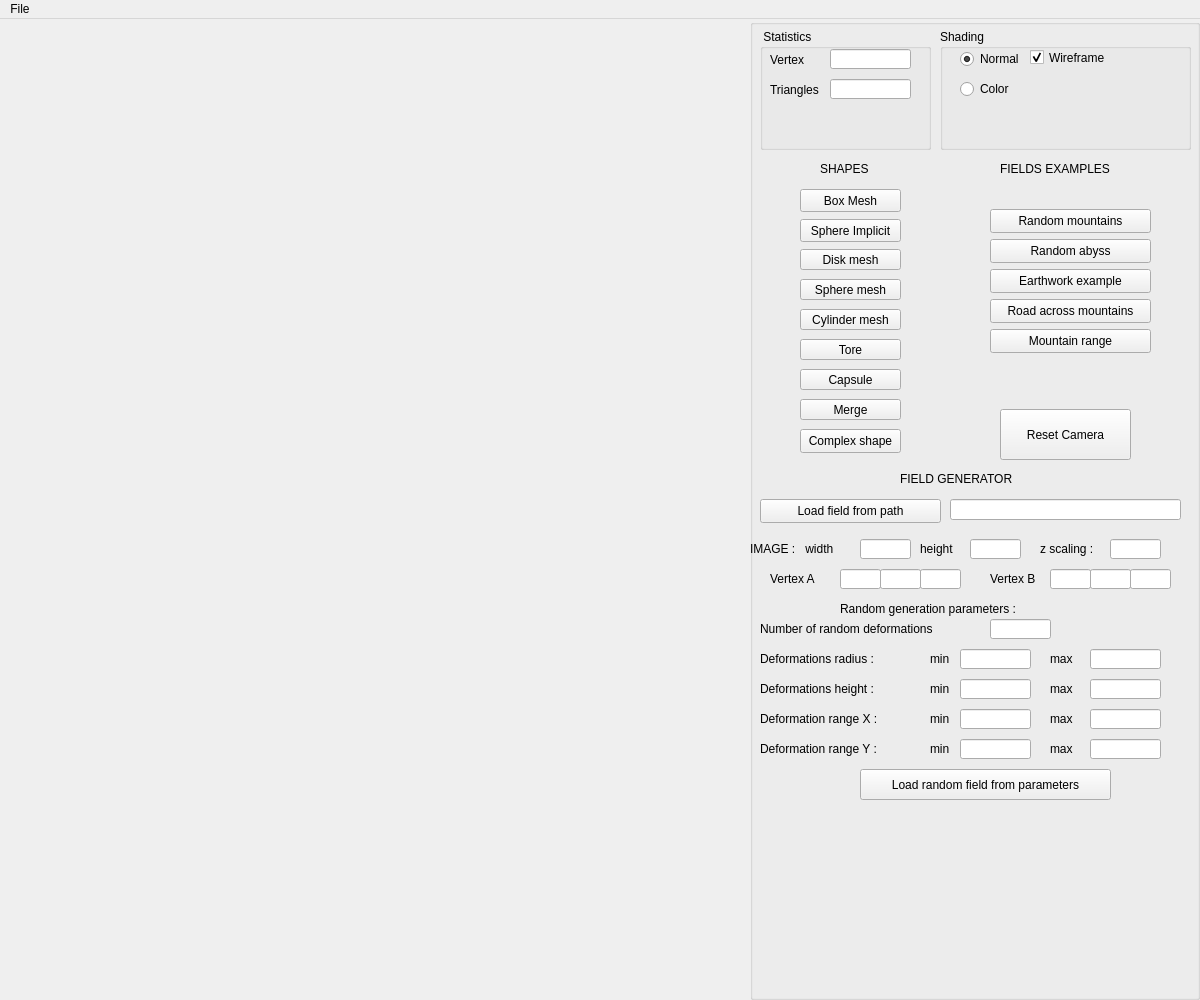
<?xml version="1.0" encoding="UTF-8"?>
<ui version="4.0">
 <class>Assets</class>
 <widget class="QMainWindow" name="Assets">
  <property name="geometry">
   <rect>
    <x>0</x>
    <y>0</y>
    <width>1200</width>
    <height>1000</height>
   </rect>
  </property>
  <property name="minimumSize">
   <size>
    <width>420</width>
    <height>300</height>
   </size>
  </property>
  <property name="windowTitle">
   <string>Implicit Terrain</string>
  </property>
  <widget class="QWidget" name="centralwidget">
   <layout class="QHBoxLayout">
    <property name="spacing">
     <number>0</number>
    </property>
    <property name="leftMargin">
     <number>0</number>
    </property>
    <property name="topMargin">
     <number>0</number>
    </property>
    <property name="rightMargin">
     <number>0</number>
    </property>
    <property name="bottomMargin">
     <number>0</number>
    </property>
    <item>
     <widget class="QWidget" name="widget_GL" native="true"/>
    </item>
    <item>
     <widget class="QGroupBox" name="Parameters_groupBox">
      <property name="sizePolicy">
       <sizepolicy hsizetype="Maximum" vsizetype="Minimum">
        <horstretch>0</horstretch>
        <verstretch>0</verstretch>
       </sizepolicy>
      </property>
      <property name="minimumSize">
       <size>
        <width>450</width>
        <height>141</height>
       </size>
      </property>
      <property name="title">
       <string/>
      </property>
      <widget class="QGroupBox" name="groupBox_4">
       <property name="geometry">
        <rect>
         <x>10</x>
         <y>10</y>
         <width>171</width>
         <height>121</height>
        </rect>
       </property>
       <property name="title">
        <string> Statistics</string>
       </property>
       <widget class="QLabel" name="label_2">
        <property name="geometry">
         <rect>
          <x>10</x>
          <y>20</y>
          <width>61</width>
          <height>21</height>
         </rect>
        </property>
        <property name="text">
         <string>Vertex</string>
        </property>
       </widget>
       <widget class="QLineEdit" name="lineEdit_2">
        <property name="geometry">
         <rect>
          <x>70</x>
          <y>50</y>
          <width>81</width>
          <height>20</height>
         </rect>
        </property>
        <property name="alignment">
         <set>Qt::AlignRight|Qt::AlignTrailing|Qt::AlignVCenter</set>
        </property>
       </widget>
       <widget class="QLabel" name="label_3">
        <property name="geometry">
         <rect>
          <x>10</x>
          <y>50</y>
          <width>61</width>
          <height>21</height>
         </rect>
        </property>
        <property name="text">
         <string>Triangles</string>
        </property>
       </widget>
       <widget class="QLineEdit" name="lineEdit">
        <property name="geometry">
         <rect>
          <x>70</x>
          <y>20</y>
          <width>81</width>
          <height>20</height>
         </rect>
        </property>
        <property name="text">
         <string/>
        </property>
        <property name="alignment">
         <set>Qt::AlignRight|Qt::AlignTrailing|Qt::AlignVCenter</set>
        </property>
       </widget>
      </widget>
      <widget class="QGroupBox" name="groupBox_13">
       <property name="geometry">
        <rect>
         <x>190</x>
         <y>10</y>
         <width>251</width>
         <height>121</height>
        </rect>
       </property>
       <property name="title">
        <string>Shading</string>
       </property>
       <widget class="QRadioButton" name="radioShadingButton_1">
        <property name="geometry">
         <rect>
          <x>20</x>
          <y>20</y>
          <width>61</width>
          <height>20</height>
         </rect>
        </property>
        <property name="text">
         <string>Normal</string>
        </property>
        <property name="checked">
         <bool>true</bool>
        </property>
       </widget>
       <widget class="QCheckBox" name="wireframe">
        <property name="geometry">
         <rect>
          <x>90</x>
          <y>20</y>
          <width>81</width>
          <height>17</height>
         </rect>
        </property>
        <property name="text">
         <string>Wireframe</string>
        </property>
        <property name="checked">
         <bool>true</bool>
        </property>
       </widget>
       <widget class="QRadioButton" name="radioShadingButton_2">
        <property name="geometry">
         <rect>
          <x>20</x>
          <y>50</y>
          <width>61</width>
          <height>20</height>
         </rect>
        </property>
        <property name="text">
         <string>Color</string>
        </property>
        <property name="checked">
         <bool>false</bool>
        </property>
       </widget>
      </widget>
      <widget class="QPushButton" name="toreMesh">
       <property name="geometry">
        <rect>
         <x>50</x>
         <y>320</y>
         <width>101</width>
         <height>21</height>
        </rect>
       </property>
       <property name="text">
        <string>Tore</string>
       </property>
      </widget>
      <widget class="QPushButton" name="sphereMesh">
       <property name="geometry">
        <rect>
         <x>50</x>
         <y>260</y>
         <width>101</width>
         <height>21</height>
        </rect>
       </property>
       <property name="text">
        <string>Sphere mesh</string>
       </property>
      </widget>
      <widget class="QPushButton" name="diskMesh">
       <property name="geometry">
        <rect>
         <x>50</x>
         <y>230</y>
         <width>101</width>
         <height>21</height>
        </rect>
       </property>
       <property name="text">
        <string>Disk mesh</string>
       </property>
      </widget>
      <widget class="QPushButton" name="sphereImplicit">
       <property name="geometry">
        <rect>
         <x>50</x>
         <y>200</y>
         <width>101</width>
         <height>23</height>
        </rect>
       </property>
       <property name="toolTip">
        <string>&lt;!DOCTYPE HTML PUBLIC &quot;-//W3C//DTD HTML 4.0//EN&quot; &quot;http://www.w3.org/TR/REC-html40/strict.dtd&quot;&gt;
&lt;html&gt;&lt;head&gt;&lt;meta name=&quot;qrichtext&quot; content=&quot;1&quot; /&gt;&lt;style type=&quot;text/css&quot;&gt;
p, li { white-space: pre-wrap; }
&lt;/style&gt;&lt;/head&gt;&lt;body style=&quot; font-family:'MS Shell Dlg 2'; font-size:8pt; font-weight:400; font-style:normal;&quot;&gt;
&lt;p style=&quot; margin-top:0px; margin-bottom:0px; margin-left:0px; margin-right:0px; -qt-block-indent:0; text-indent:0px;&quot;&gt;&lt;span style=&quot; color:#5500ff;&quot;&gt;Callback #01&lt;/span&gt;&lt;/p&gt;
&lt;p style=&quot; margin-top:0px; margin-bottom:0px; margin-left:0px; margin-right:0px; -qt-block-indent:0; text-indent:0px;&quot;&gt;&lt;span style=&quot; font-style:italic; color:#aa00ff;&quot;&gt;Create Eurographics 1996 Bear&lt;/span&gt;&lt;/p&gt;&lt;/body&gt;&lt;/html&gt;</string>
       </property>
       <property name="text">
        <string>Sphere Implicit</string>
       </property>
       <property name="checkable">
        <bool>false</bool>
       </property>
      </widget>
      <widget class="QPushButton" name="boxMesh">
       <property name="geometry">
        <rect>
         <x>50</x>
         <y>170</y>
         <width>101</width>
         <height>23</height>
        </rect>
       </property>
       <property name="toolTip">
        <string>&lt;!DOCTYPE HTML PUBLIC &quot;-//W3C//DTD HTML 4.0//EN&quot; &quot;http://www.w3.org/TR/REC-html40/strict.dtd&quot;&gt;
&lt;html&gt;&lt;head&gt;&lt;meta name=&quot;qrichtext&quot; content=&quot;1&quot; /&gt;&lt;style type=&quot;text/css&quot;&gt;
p, li { white-space: pre-wrap; }
&lt;/style&gt;&lt;/head&gt;&lt;body style=&quot; font-family:'MS Shell Dlg 2'; font-size:8pt; font-weight:400; font-style:normal;&quot;&gt;
&lt;p style=&quot; margin-top:0px; margin-bottom:0px; margin-left:0px; margin-right:0px; -qt-block-indent:0; text-indent:0px;&quot;&gt;&lt;span style=&quot; color:#5500ff;&quot;&gt;Callback #01&lt;/span&gt;&lt;/p&gt;
&lt;p style=&quot; margin-top:0px; margin-bottom:0px; margin-left:0px; margin-right:0px; -qt-block-indent:0; text-indent:0px;&quot;&gt;&lt;span style=&quot; font-style:italic; color:#aa00ff;&quot;&gt;Create Eurographics 1996 Bear&lt;/span&gt;&lt;/p&gt;&lt;/body&gt;&lt;/html&gt;</string>
       </property>
       <property name="text">
        <string>Box Mesh</string>
       </property>
       <property name="checkable">
        <bool>false</bool>
       </property>
      </widget>
      <widget class="QPushButton" name="resetcameraButton">
       <property name="geometry">
        <rect>
         <x>250</x>
         <y>390</y>
         <width>131</width>
         <height>51</height>
        </rect>
       </property>
       <property name="toolTip">
        <string>&lt;html&gt;&lt;head/&gt;&lt;body&gt;&lt;p&gt;&lt;span style=&quot; color:#5500ff;&quot;&gt;Callback #03&lt;/span&gt;&lt;/p&gt;&lt;p&gt;&lt;span style=&quot; font-style:italic; color:#aa00ff;&quot;&gt;Create Eurographics 1996 Bird&lt;/span&gt;&lt;/p&gt;&lt;/body&gt;&lt;/html&gt;</string>
       </property>
       <property name="text">
        <string>Reset Camera</string>
       </property>
       <property name="checkable">
        <bool>true</bool>
       </property>
       <property name="autoDefault">
        <bool>false</bool>
       </property>
       <property name="default">
        <bool>false</bool>
       </property>
       <property name="flat">
        <bool>false</bool>
       </property>
      </widget>
      <widget class="QPushButton" name="merge">
       <property name="geometry">
        <rect>
         <x>50</x>
         <y>380</y>
         <width>101</width>
         <height>21</height>
        </rect>
       </property>
       <property name="text">
        <string>Merge</string>
       </property>
      </widget>
      <widget class="QPushButton" name="capsuleMesh">
       <property name="geometry">
        <rect>
         <x>50</x>
         <y>350</y>
         <width>101</width>
         <height>21</height>
        </rect>
       </property>
       <property name="text">
        <string>Capsule</string>
       </property>
      </widget>
      <widget class="QPushButton" name="complexShap">
       <property name="geometry">
        <rect>
         <x>50</x>
         <y>410</y>
         <width>101</width>
         <height>24</height>
        </rect>
       </property>
       <property name="text">
        <string>Complex shape</string>
       </property>
      </widget>
      <widget class="QPushButton" name="fieldMesh">
       <property name="geometry">
        <rect>
         <x>240</x>
         <y>190</y>
         <width>161</width>
         <height>24</height>
        </rect>
       </property>
       <property name="text">
        <string>Random mountains</string>
       </property>
      </widget>
      <widget class="QLabel" name="label">
       <property name="geometry">
        <rect>
         <x>250</x>
         <y>140</y>
         <width>151</width>
         <height>20</height>
        </rect>
       </property>
       <property name="text">
        <string>FIELDS EXAMPLES</string>
       </property>
      </widget>
      <widget class="QLabel" name="label_4">
       <property name="geometry">
        <rect>
         <x>70</x>
         <y>140</y>
         <width>63</width>
         <height>20</height>
        </rect>
       </property>
       <property name="text">
        <string>SHAPES</string>
       </property>
      </widget>
      <widget class="QPushButton" name="abyss_mesh">
       <property name="geometry">
        <rect>
         <x>240</x>
         <y>220</y>
         <width>161</width>
         <height>24</height>
        </rect>
       </property>
       <property name="text">
        <string>Random abyss</string>
       </property>
      </widget>
      <widget class="QPushButton" name="ew_mesh">
       <property name="geometry">
        <rect>
         <x>240</x>
         <y>250</y>
         <width>161</width>
         <height>24</height>
        </rect>
       </property>
       <property name="text">
        <string>Earthwork example</string>
       </property>
      </widget>
      <widget class="QPushButton" name="road_mesh">
       <property name="geometry">
        <rect>
         <x>240</x>
         <y>280</y>
         <width>161</width>
         <height>24</height>
        </rect>
       </property>
       <property name="text">
        <string>Road across mountains</string>
       </property>
      </widget>
      <widget class="QPushButton" name="mountain_mesh">
       <property name="geometry">
        <rect>
         <x>240</x>
         <y>310</y>
         <width>161</width>
         <height>24</height>
        </rect>
       </property>
       <property name="text">
        <string>Mountain range</string>
       </property>
      </widget>
      <widget class="QPushButton" name="cylinderMesh">
       <property name="geometry">
        <rect>
         <x>50</x>
         <y>290</y>
         <width>101</width>
         <height>21</height>
        </rect>
       </property>
       <property name="text">
        <string>Cylinder mesh</string>
       </property>
      </widget>
      <widget class="QLineEdit" name="imagePath">
       <property name="geometry">
        <rect>
         <x>200</x>
         <y>480</y>
         <width>231</width>
         <height>21</height>
        </rect>
       </property>
       <property name="text">
        <string/>
       </property>
       <property name="alignment">
        <set>Qt::AlignRight|Qt::AlignTrailing|Qt::AlignVCenter</set>
       </property>
      </widget>
      <widget class="QPushButton" name="loadFromPath">
       <property name="geometry">
        <rect>
         <x>10</x>
         <y>480</y>
         <width>181</width>
         <height>24</height>
        </rect>
       </property>
       <property name="text">
        <string>Load field from path</string>
       </property>
      </widget>
      <widget class="QLabel" name="infos">
       <property name="geometry">
        <rect>
         <x>10</x>
         <y>790</y>
         <width>431</width>
         <height>16</height>
        </rect>
       </property>
       <property name="text">
        <string/>
       </property>
      </widget>
      <widget class="QLineEdit" name="width">
       <property name="geometry">
        <rect>
         <x>110</x>
         <y>520</y>
         <width>51</width>
         <height>20</height>
        </rect>
       </property>
       <property name="text">
        <string/>
       </property>
       <property name="alignment">
        <set>Qt::AlignRight|Qt::AlignTrailing|Qt::AlignVCenter</set>
       </property>
      </widget>
      <widget class="QLabel" name="label_5">
       <property name="geometry">
        <rect>
         <x>150</x>
         <y>450</y>
         <width>131</width>
         <height>20</height>
        </rect>
       </property>
       <property name="text">
        <string>FIELD GENERATOR</string>
       </property>
      </widget>
      <widget class="QPushButton" name="fieldFromParam">
       <property name="geometry">
        <rect>
         <x>110</x>
         <y>750</y>
         <width>251</width>
         <height>31</height>
        </rect>
       </property>
       <property name="text">
        <string>Load random field from parameters</string>
       </property>
      </widget>
      <widget class="QLineEdit" name="height">
       <property name="geometry">
        <rect>
         <x>220</x>
         <y>520</y>
         <width>51</width>
         <height>20</height>
        </rect>
       </property>
       <property name="text">
        <string/>
       </property>
       <property name="alignment">
        <set>Qt::AlignRight|Qt::AlignTrailing|Qt::AlignVCenter</set>
       </property>
      </widget>
      <widget class="QLabel" name="label_6">
       <property name="geometry">
        <rect>
         <x>0</x>
         <y>520</y>
         <width>101</width>
         <height>20</height>
        </rect>
       </property>
       <property name="text">
        <string>IMAGE :   width </string>
       </property>
      </widget>
      <widget class="QLabel" name="label_7">
       <property name="geometry">
        <rect>
         <x>170</x>
         <y>520</y>
         <width>41</width>
         <height>20</height>
        </rect>
       </property>
       <property name="text">
        <string>height </string>
       </property>
      </widget>
      <widget class="QLabel" name="label_8">
       <property name="geometry">
        <rect>
         <x>20</x>
         <y>550</y>
         <width>61</width>
         <height>20</height>
        </rect>
       </property>
       <property name="text">
        <string>Vertex A</string>
       </property>
      </widget>
      <widget class="QLabel" name="label_9">
       <property name="geometry">
        <rect>
         <x>240</x>
         <y>550</y>
         <width>61</width>
         <height>20</height>
        </rect>
       </property>
       <property name="text">
        <string>Vertex B</string>
       </property>
      </widget>
      <widget class="QLineEdit" name="xA">
       <property name="geometry">
        <rect>
         <x>90</x>
         <y>550</y>
         <width>41</width>
         <height>20</height>
        </rect>
       </property>
       <property name="text">
        <string/>
       </property>
       <property name="alignment">
        <set>Qt::AlignRight|Qt::AlignTrailing|Qt::AlignVCenter</set>
       </property>
      </widget>
      <widget class="QLineEdit" name="yA">
       <property name="geometry">
        <rect>
         <x>130</x>
         <y>550</y>
         <width>41</width>
         <height>20</height>
        </rect>
       </property>
       <property name="text">
        <string/>
       </property>
       <property name="alignment">
        <set>Qt::AlignRight|Qt::AlignTrailing|Qt::AlignVCenter</set>
       </property>
      </widget>
      <widget class="QLineEdit" name="zA">
       <property name="geometry">
        <rect>
         <x>170</x>
         <y>550</y>
         <width>41</width>
         <height>20</height>
        </rect>
       </property>
       <property name="text">
        <string/>
       </property>
       <property name="alignment">
        <set>Qt::AlignRight|Qt::AlignTrailing|Qt::AlignVCenter</set>
       </property>
      </widget>
      <widget class="QLineEdit" name="xB">
       <property name="geometry">
        <rect>
         <x>300</x>
         <y>550</y>
         <width>41</width>
         <height>20</height>
        </rect>
       </property>
       <property name="text">
        <string/>
       </property>
       <property name="alignment">
        <set>Qt::AlignRight|Qt::AlignTrailing|Qt::AlignVCenter</set>
       </property>
      </widget>
      <widget class="QLineEdit" name="yB">
       <property name="geometry">
        <rect>
         <x>340</x>
         <y>550</y>
         <width>41</width>
         <height>20</height>
        </rect>
       </property>
       <property name="text">
        <string/>
       </property>
       <property name="alignment">
        <set>Qt::AlignRight|Qt::AlignTrailing|Qt::AlignVCenter</set>
       </property>
      </widget>
      <widget class="QLineEdit" name="zB">
       <property name="geometry">
        <rect>
         <x>380</x>
         <y>550</y>
         <width>41</width>
         <height>20</height>
        </rect>
       </property>
       <property name="text">
        <string/>
       </property>
       <property name="alignment">
        <set>Qt::AlignRight|Qt::AlignTrailing|Qt::AlignVCenter</set>
       </property>
      </widget>
      <widget class="QLabel" name="label_10">
       <property name="geometry">
        <rect>
         <x>10</x>
         <y>600</y>
         <width>231</width>
         <height>20</height>
        </rect>
       </property>
       <property name="text">
        <string>Number of random deformations </string>
       </property>
      </widget>
      <widget class="QLineEdit" name="nbDeformations">
       <property name="geometry">
        <rect>
         <x>240</x>
         <y>600</y>
         <width>61</width>
         <height>20</height>
        </rect>
       </property>
       <property name="text">
        <string/>
       </property>
       <property name="alignment">
        <set>Qt::AlignRight|Qt::AlignTrailing|Qt::AlignVCenter</set>
       </property>
      </widget>
      <widget class="QLabel" name="label_11">
       <property name="geometry">
        <rect>
         <x>10</x>
         <y>630</y>
         <width>141</width>
         <height>20</height>
        </rect>
       </property>
       <property name="text">
        <string>Deformations radius :</string>
       </property>
      </widget>
      <widget class="QLabel" name="label_12">
       <property name="geometry">
        <rect>
         <x>10</x>
         <y>660</y>
         <width>151</width>
         <height>20</height>
        </rect>
       </property>
       <property name="text">
        <string>Deformations height :</string>
       </property>
      </widget>
      <widget class="QLabel" name="label_13">
       <property name="geometry">
        <rect>
         <x>90</x>
         <y>580</y>
         <width>271</width>
         <height>20</height>
        </rect>
       </property>
       <property name="text">
        <string>Random generation parameters :</string>
       </property>
      </widget>
      <widget class="QLabel" name="label_14">
       <property name="geometry">
        <rect>
         <x>180</x>
         <y>630</y>
         <width>31</width>
         <height>20</height>
        </rect>
       </property>
       <property name="text">
        <string>min</string>
       </property>
      </widget>
      <widget class="QLabel" name="label_15">
       <property name="geometry">
        <rect>
         <x>300</x>
         <y>630</y>
         <width>31</width>
         <height>20</height>
        </rect>
       </property>
       <property name="text">
        <string>max</string>
       </property>
      </widget>
      <widget class="QLineEdit" name="minDR">
       <property name="geometry">
        <rect>
         <x>210</x>
         <y>630</y>
         <width>71</width>
         <height>20</height>
        </rect>
       </property>
       <property name="text">
        <string/>
       </property>
       <property name="alignment">
        <set>Qt::AlignRight|Qt::AlignTrailing|Qt::AlignVCenter</set>
       </property>
      </widget>
      <widget class="QLineEdit" name="maxDR">
       <property name="geometry">
        <rect>
         <x>340</x>
         <y>630</y>
         <width>71</width>
         <height>20</height>
        </rect>
       </property>
       <property name="text">
        <string/>
       </property>
       <property name="alignment">
        <set>Qt::AlignRight|Qt::AlignTrailing|Qt::AlignVCenter</set>
       </property>
      </widget>
      <widget class="QLabel" name="label_16">
       <property name="geometry">
        <rect>
         <x>180</x>
         <y>660</y>
         <width>31</width>
         <height>20</height>
        </rect>
       </property>
       <property name="text">
        <string>min</string>
       </property>
      </widget>
      <widget class="QLabel" name="label_17">
       <property name="geometry">
        <rect>
         <x>300</x>
         <y>660</y>
         <width>31</width>
         <height>20</height>
        </rect>
       </property>
       <property name="text">
        <string>max</string>
       </property>
      </widget>
      <widget class="QLineEdit" name="minDH">
       <property name="geometry">
        <rect>
         <x>210</x>
         <y>660</y>
         <width>71</width>
         <height>20</height>
        </rect>
       </property>
       <property name="text">
        <string/>
       </property>
       <property name="alignment">
        <set>Qt::AlignRight|Qt::AlignTrailing|Qt::AlignVCenter</set>
       </property>
      </widget>
      <widget class="QLineEdit" name="maxDH">
       <property name="geometry">
        <rect>
         <x>340</x>
         <y>660</y>
         <width>71</width>
         <height>20</height>
        </rect>
       </property>
       <property name="text">
        <string/>
       </property>
       <property name="alignment">
        <set>Qt::AlignRight|Qt::AlignTrailing|Qt::AlignVCenter</set>
       </property>
      </widget>
      <widget class="QLabel" name="label_18">
       <property name="geometry">
        <rect>
         <x>10</x>
         <y>690</y>
         <width>161</width>
         <height>20</height>
        </rect>
       </property>
       <property name="text">
        <string>Deformation range X :</string>
       </property>
      </widget>
      <widget class="QLabel" name="label_19">
       <property name="geometry">
        <rect>
         <x>10</x>
         <y>720</y>
         <width>151</width>
         <height>20</height>
        </rect>
       </property>
       <property name="text">
        <string>Deformation range Y : </string>
       </property>
      </widget>
      <widget class="QLabel" name="label_20">
       <property name="geometry">
        <rect>
         <x>180</x>
         <y>690</y>
         <width>31</width>
         <height>20</height>
        </rect>
       </property>
       <property name="text">
        <string>min</string>
       </property>
      </widget>
      <widget class="QLabel" name="label_21">
       <property name="geometry">
        <rect>
         <x>180</x>
         <y>720</y>
         <width>31</width>
         <height>20</height>
        </rect>
       </property>
       <property name="text">
        <string>min</string>
       </property>
      </widget>
      <widget class="QLabel" name="label_22">
       <property name="geometry">
        <rect>
         <x>300</x>
         <y>690</y>
         <width>31</width>
         <height>20</height>
        </rect>
       </property>
       <property name="text">
        <string>max</string>
       </property>
      </widget>
      <widget class="QLabel" name="label_23">
       <property name="geometry">
        <rect>
         <x>300</x>
         <y>720</y>
         <width>31</width>
         <height>20</height>
        </rect>
       </property>
       <property name="text">
        <string>max</string>
       </property>
      </widget>
      <widget class="QLineEdit" name="dfXmin">
       <property name="geometry">
        <rect>
         <x>210</x>
         <y>690</y>
         <width>71</width>
         <height>20</height>
        </rect>
       </property>
       <property name="text">
        <string/>
       </property>
       <property name="alignment">
        <set>Qt::AlignRight|Qt::AlignTrailing|Qt::AlignVCenter</set>
       </property>
      </widget>
      <widget class="QLineEdit" name="dfYmin">
       <property name="geometry">
        <rect>
         <x>210</x>
         <y>720</y>
         <width>71</width>
         <height>20</height>
        </rect>
       </property>
       <property name="text">
        <string/>
       </property>
       <property name="alignment">
        <set>Qt::AlignRight|Qt::AlignTrailing|Qt::AlignVCenter</set>
       </property>
      </widget>
      <widget class="QLineEdit" name="dfXmax">
       <property name="geometry">
        <rect>
         <x>340</x>
         <y>690</y>
         <width>71</width>
         <height>20</height>
        </rect>
       </property>
       <property name="text">
        <string/>
       </property>
       <property name="alignment">
        <set>Qt::AlignRight|Qt::AlignTrailing|Qt::AlignVCenter</set>
       </property>
      </widget>
      <widget class="QLineEdit" name="dfYmax">
       <property name="geometry">
        <rect>
         <x>340</x>
         <y>720</y>
         <width>71</width>
         <height>20</height>
        </rect>
       </property>
       <property name="text">
        <string/>
       </property>
       <property name="alignment">
        <set>Qt::AlignRight|Qt::AlignTrailing|Qt::AlignVCenter</set>
       </property>
      </widget>
      <widget class="QLabel" name="label_24">
       <property name="geometry">
        <rect>
         <x>290</x>
         <y>520</y>
         <width>71</width>
         <height>20</height>
        </rect>
       </property>
       <property name="text">
        <string>z scaling :</string>
       </property>
      </widget>
      <widget class="QLineEdit" name="zScaling">
       <property name="geometry">
        <rect>
         <x>360</x>
         <y>520</y>
         <width>51</width>
         <height>20</height>
        </rect>
       </property>
       <property name="text">
        <string/>
       </property>
       <property name="alignment">
        <set>Qt::AlignRight|Qt::AlignTrailing|Qt::AlignVCenter</set>
       </property>
      </widget>
     </widget>
    </item>
   </layout>
  </widget>
  <widget class="QMenuBar" name="menubar">
   <property name="geometry">
    <rect>
     <x>0</x>
     <y>0</y>
     <width>1200</width>
     <height>25</height>
    </rect>
   </property>
   <widget class="QMenu" name="menuFile">
    <property name="title">
     <string>File</string>
    </property>
   </widget>
   <addaction name="menuFile"/>
  </widget>
  <action name="actionExit">
   <property name="text">
    <string>Exit</string>
   </property>
   <property name="shortcut">
    <string>Esc</string>
   </property>
  </action>
  <action name="actionNew_Scene">
   <property name="text">
    <string>New Scene</string>
   </property>
  </action>
  <action name="actionExport_obj">
   <property name="text">
    <string>OBJ File (.obj)</string>
   </property>
  </action>
  <action name="actionExport_ma">
   <property name="text">
    <string>Maya File (.ma)</string>
   </property>
  </action>
  <action name="actionLoad_ma">
   <property name="text">
    <string>Load</string>
   </property>
  </action>
  <action name="actionGL">
   <property name="text">
    <string>GL</string>
   </property>
  </action>
  <action name="actionVectorized">
   <property name="text">
    <string>Vectorized</string>
   </property>
  </action>
  <action name="actionExport_svg">
   <property name="text">
    <string>SVG File (.svg)</string>
   </property>
  </action>
  <action name="actionSphere_Tracing_png">
   <property name="text">
    <string>Sphere Tracing (.png)</string>
   </property>
  </action>
 </widget>
 <resources/>
 <connections/>
</ui>
